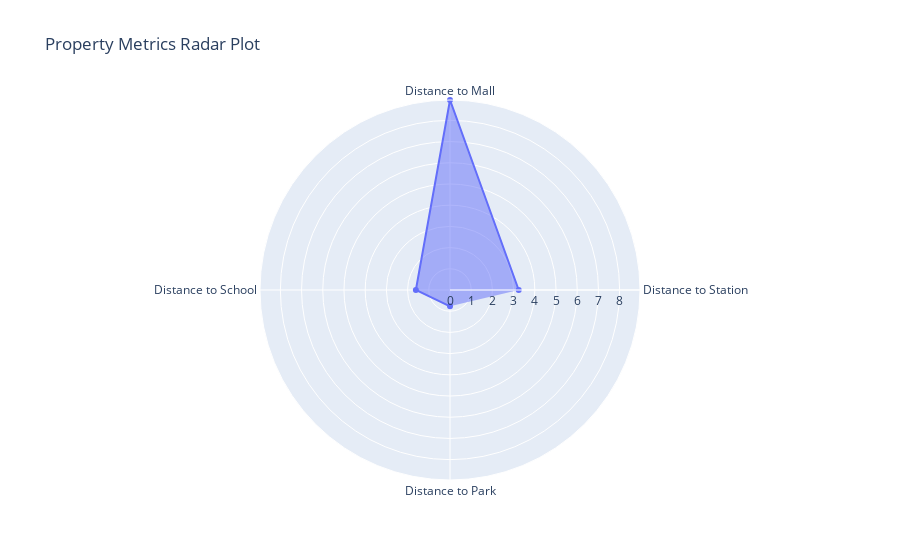

The cell this chart's notebook holds for it:
### Code cell
import plotly.graph_objects as go

# Data
categories = ['Distance to Station', 
              'Distance to Mall', 'Distance to School', 
              'Distance to Park']

values = [3.24, 8.96, 1.61, 0.77]

# Create the radar plot
fig = go.Figure()

fig.add_trace(go.Scatterpolar(
    r=values,
    theta=categories,
    fill='toself',
    name='Property Metrics'
))

# Update layout
fig.update_layout(
    polar=dict(
        radialaxis=dict(
            visible=True,
            range=[0, max(values)]
        )),
    showlegend=False,
    title='Property Metrics Radar Plot'
)

# Show the plot
fig.show()

### Figure 1 — Plotly figure (JSON) as saved in the notebook; plotly's stock layout.template omitted (floating-point values rounded to 4 significant figures)
{"data": [{"fill": "toself", "name": "Property Metrics", "r": [3.24, 8.96, 1.61, 0.77], "theta": ["Distance to Station", "Distance to Mall", "Distance to School", "Distance to Park"], "type": "scatterpolar"}], "layout": {"polar": {"radialaxis": {"range": [0, 8.96], "visible": true}}, "showlegend": false, "title": {"text": "Property Metrics Radar Plot"}}}
